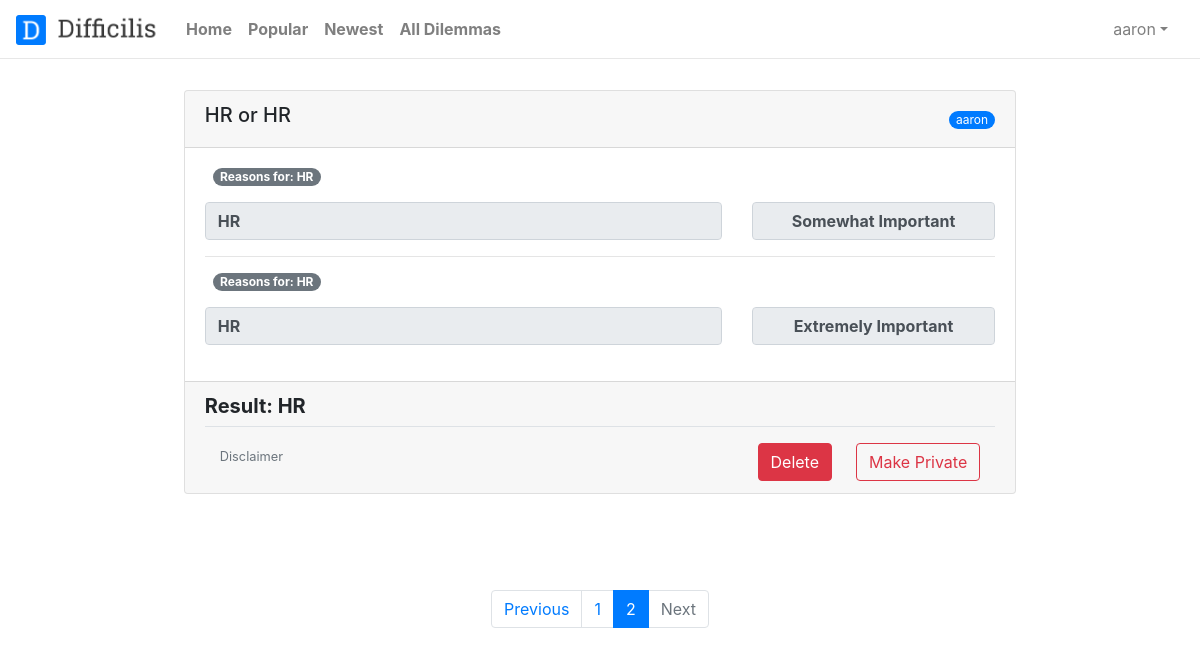
/all_user_dilemmas?page=2 (signed in), run on an earlier commit of the app's database.
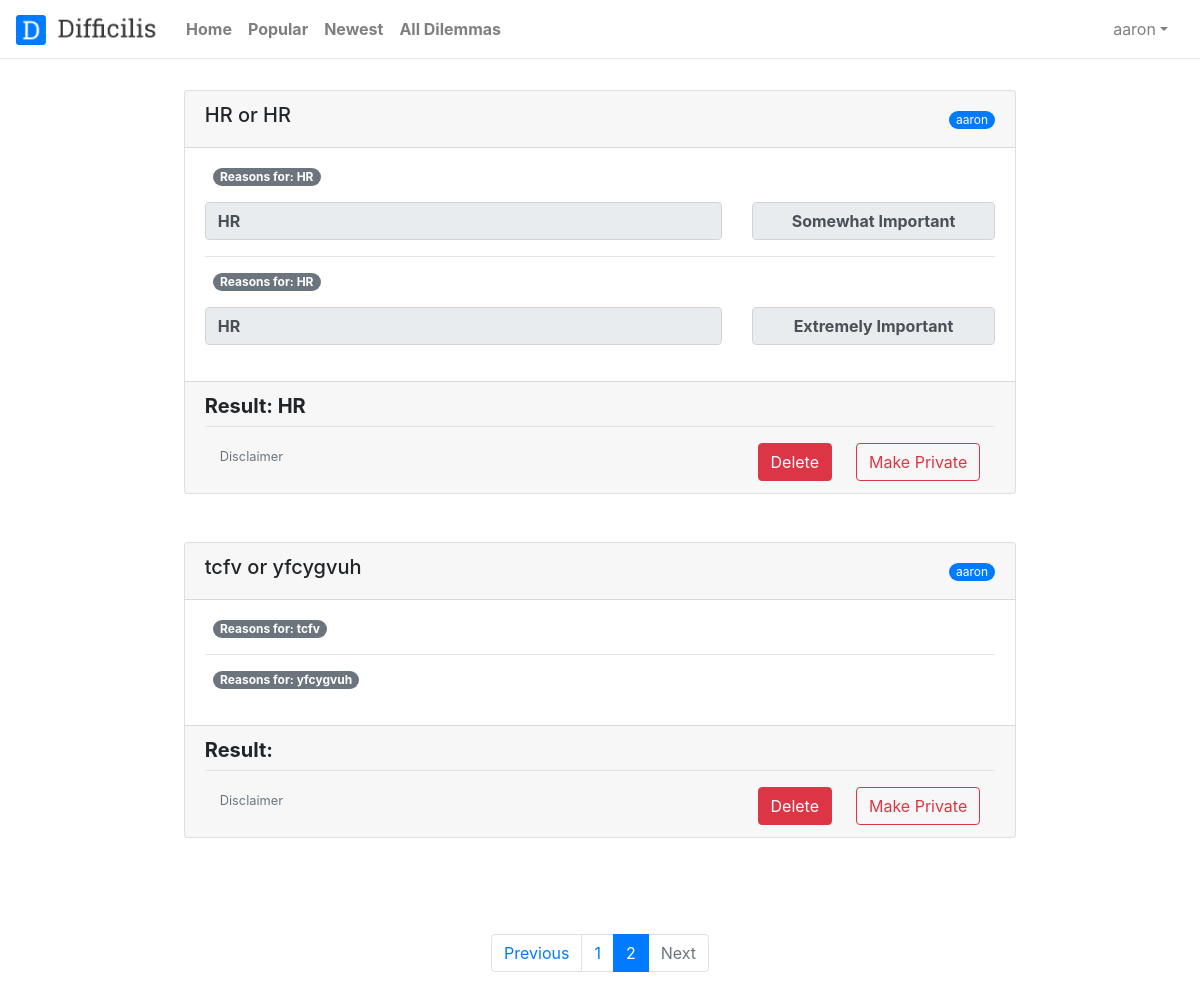
And on a later commit of the database.
### easydilemma/models.py (models this page shows, shortened)
class Dilemma(VoteModel, models.Model):
    dilemma_part_one = models.ForeignKey(DilemmaPartOne, on_delete=models.CASCADE)
    dilemma_part_two = models.ForeignKey(DilemmaPartTwo, on_delete=models.CASCADE)
    result = models.TextField()
    user = models.ForeignKey(User, null=True, blank=True, default = None, on_delete=models.CASCADE)
    should_post = models.BooleanField(default=True)
    created_date = models.DateTimeField(default= timezone.now)

class DilemmaPartOne(models.Model):
    dilemma_part_one = models.CharField(max_length=500)

class DilemmaPartTwo(models.Model):
    dilemma_part_two = models.CharField(max_length=500)

class ReasonPartOne(models.Model):
    dilemma = models.ForeignKey(DilemmaPartOne, default=None, related_name="reason_part_one", on_delete=models.CASCADE)
    reason = models.TextField()
    selected_option = models.CharField(max_length=50)

class ReasonPartTwo(models.Model):
    dilemma = models.ForeignKey(DilemmaPartTwo, default=None, related_name="reason_part_two" , on_delete=models.CASCADE)
    reason = models.TextField()
    selected_option = models.CharField(max_length=50)

### easydilemma/views.py (the view)
# urls.py: path('all_user_dilemmas', views.all_user_dilemmas, name="all_user_dilemmas"),
@login_required
def all_user_dilemmas(request):
    get_all_dilemmas = Dilemma.objects.filter(user=request.user)
    paginator = Paginator(get_all_dilemmas, 5)
    page = request.GET.get('page', 1)
    all_dilemmas = paginator.page(page)
    context = {
        'all_dilemmas': all_dilemmas,
    }
    return render(request, 'easydilemma/all_user_dilemmas.html', context)

### easydilemma/templates/easydilemma/all_user_dilemmas.html (shortened to what the changed rows need)
<!DOCTYPE html>
<html lang="en">
<head>
    {% load static %}
    <link rel="stylesheet" href="https://maxcdn.bootstrapcdn.com/bootstrap/4.0.0/css/bootstrap.min.css">
    <link rel="stylesheet" href="../../static/easydilemma/css/main.css">
    <link rel="stylesheet" href="https://use.fontawesome.com/releases/v5.8.1/css/all.css">
</head>
<body>
{% if all_dilemmas|length > 0 %}
    {% for dilemma in all_dilemmas %}
        <div class="container mb-5">
                <div class="card w-75 mx-auto">
                    <div class="card-header">
                        {% if dilemma.user is None %}
                            <span class="small badge badge-pill badge-primary font-weight-normal float-right mt-2 align-middle">anonymous_45{{ dilemma.id }}</span>
                        {% else %}
                            <span class="small badge badge-pill badge-primary font-weight-normal float-right mt-2 align-middle">{{ dilemma.user }}</span>
                        {% endif %}
                        <h5>{{ dilemma.dilemma_part_one.dilemma_part_one }} or {{ dilemma.dilemma_part_two.dilemma_part_two }}</h5>
                    </div>
                    <div class="card-body">
                        <div class="row mb-3 ml-2">
                            <span class="badge badge-pill badge-secondary text-truncate">Reasons for: {{ dilemma.dilemma_part_one.dilemma_part_one }}</span>
                        </div>
                        {% for reason in dilemma.dilemma_part_one.reason_part_one.all %}
                            <div class="row mb-3">
                                <div class="col-md-8">
                                    <input type="text" class="form-control font-weight-bold expand-reason text-truncate" value="{{ reason.reason }}" readonly>
                                </div>
                                <div class="col-md-4">
                                        {% if reason.selected_option == "1" %}
                                            <input type="text" class="form-control text-center font-weight-bold" value="Not Really Important" readonly>
                                        {% elif reason.selected_option == "2" %}
                                            <input type="text" class="form-control text-center font-weight-bold" value="Somewhat Important" readonly>
                                        {% elif reason.selected_option == "3" %}
                                            <input type="text" class="form-control text-center font-weight-bold" value="Important" readonly>
                                        {% elif reason.selected_option == "4" %}
                                            <input type="text" class="form-control text-center font-weight-bold" value="Very Important" readonly>
                                        {% elif reason.selected_option == "5" %}
                                            <input type="text" class="form-control text-center font-weight-bold" value="Extremely Important" readonly>
                                        {% endif %}
                                </div>
                            </div>
                        {% endfor %}
                        <hr>
                        <div class="row mb-3 ml-2">
                            <span class="badge badge-pill badge-secondary text-truncate">Reasons for: {{ dilemma.dilemma_part_two.dilemma_part_two }}</span>
                        </div>
                        {% for reason in dilemma.dilemma_part_two.reason_part_two.all %}
                            <div class="row mb-3">
                                <div class="col-md-8">
                                    <input type="text" class="form-control font-weight-bold expand-reason text-truncate" value="{{ reason.reason }}" readonly>
                                </div>
                                <div class="col-md-4">
                                        {% if reason.selected_option == "1" %}
                                            <input type="text" class="form-control text-center font-weight-bold" value="Not Really Important" readonly>
                                        {% elif reason.selected_option == "2" %}
                                            <input type="text" class="form-control text-center font-weight-bold" value="Somewhat Important" readonly>
                                        {% elif reason.selected_option == "3" %}
                                            <input type="text" class="form-control text-center font-weight-bold" value="Important" readonly>
                                        {% elif reason.selected_option == "4" %}
                                            <input type="text" class="form-control text-center font-weight-bold" value="Very Important" readonly>
                                        {% elif reason.selected_option == "5" %}
                                            <input type="text" class="form-control text-center font-weight-bold" value="Extremely Important" readonly>
                                        {% endif %}
                                </div>
                            </div>
                        {% endfor %}
                    </div>
            <div class="card-footer">
                <h5 class="text-large font-weight-bold">Result: {{ dilemma.result }} </span> </h5>
                <div class="float-right col-sm-12  pt-3 border-top">
                    {% if not dilemma.should_post %}
                        <a  href="{% url 'users:make_public' dilemma.id %}" class="btn float-right btn-outline-success ml-4 ">Make Public</a>
                    {% else %}
                    <a  href="{% url 'users:make_private' dilemma.id %}" class="btn float-right btn-outline-danger ml-4 ">Make Private</a>
                    {% endif %}
                    <a  href="{% url 'users:del_dilemma' dilemma.id %}" class="btn float-right btn-danger ">Delete</a>
                    <a href="{% url 'easydilemma:disclaimer' %}" target="_blank"><small class="text-muted">Disclaimer</small></a>
                </div>
            </div>
            </div>
        </div>
    {% endfor %}
    <br> <br>
    {% if all_dilemmas.has_other_pages %}
        <div class="container d-flex justify-content-center">
        <nav aria-label="Page navigation example">
                <ul class="pagination">
                    {% for i in all_dilemmas.paginator.page_range %}
                        {% if all_dilemmas.number == i %}
                            <li class="active page-item"><a class="page-link" href="?page={{ i }}">{{ i }}<span class="sr-only">(current)</span></a></li>
                        {% else %}
                            <li class="page-item"><a class="page-link" href="?page={{ i }}">{{ i }}</a></li>
                        {% endif %}
                    {% endfor %}
                </ul>
            </nav>
                </div>
    {% endif %}
{% endif %}
</body>
</html>

What changed in the data, as far as the page shows it:
added Dilemma: user "aaron", dilemma_part_one.dilemma_part_one "tcfv", dilemma_part_two.dilemma_part_two "yfcygvuh", should_post "Make Private"
